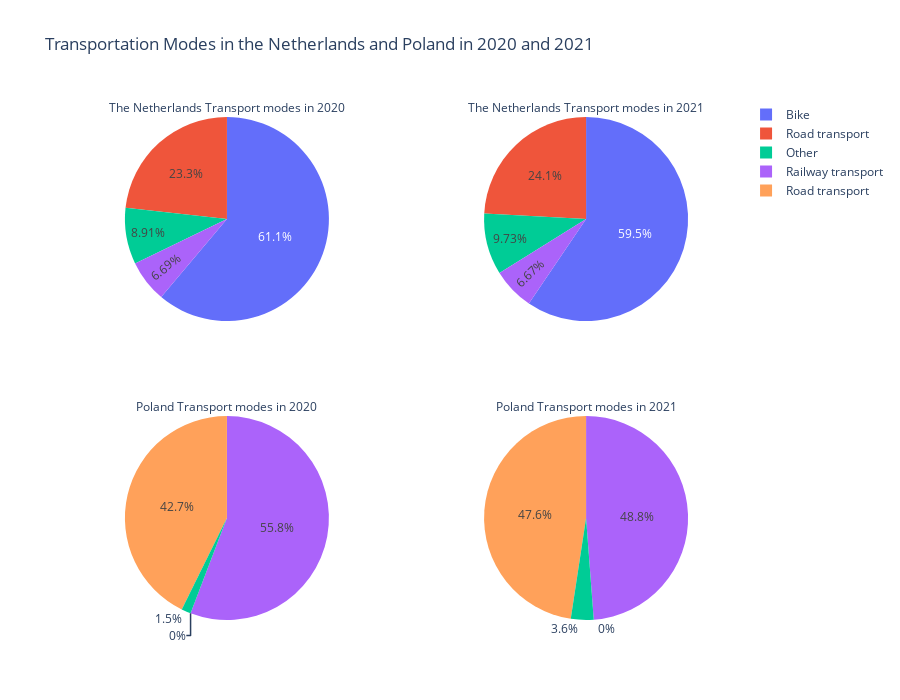

Write notebook code for a chart like this one.
### Code cell
df1 = mode_percentage[
    (mode_percentage['Year'] == '2020') &
    (mode_percentage['Country'] == 'The Netherlands')]

df2 = mode_percentage[
    (mode_percentage['Year'] == '2021') &
    (mode_percentage['Country'] == 'The Netherlands')]

df3 = mode_percentage[
    (mode_percentage['Year'] == '2020') &
    (mode_percentage['Country'] == 'Poland')]

df4 = mode_percentage[
    (mode_percentage['Year'] == '2021') &
    (mode_percentage['Country'] == 'Poland')]

fig = make_subplots(rows=2, cols=2, specs=[[{"type": "pie"}, {"type": "pie"}],[{"type": "pie"},{"type": "pie"}]])

fig.add_trace(go.Pie(
     values = df1['Percentage'],
     labels = df1['Travel Modes'],
     domain = dict(x=[0, 0.5], y=[0, 0.5]),
     title = "The Netherlands Transport modes in 2020"), 
     row=1, col=1)

fig.add_trace(go.Pie(
     values = df2['Percentage'],
     labels = df2['Travel Modes'],
     domain = dict(x=[0.5, 1], y=[0, 0.5]),
     title = "The Netherlands Transport modes in 2021"), 
     row=1, col=2)

fig.add_trace(go.Pie(
     values = df3['Percentage'],
     labels = df3['Travel Modes'],
     domain = dict(x=[0, 0.5], y=[0.5, 1]),
     title = "Poland Transport modes in 2020"), 
     row=2, col=1)

fig.add_trace(go.Pie(
     values = df4['Percentage'],
     labels = df4['Travel Modes'],
     domain = dict(x=[0.5, 1], y=[0.5, 1]),
     title = "Poland Transport modes in 2021"), 
     row=2, col=2)

fig.update_layout(height=700, width=900, title_text="Transportation Modes in the Netherlands and Poland in 2020 and 2021")
fig.show()

### Figure 1 — Plotly figure (JSON) as saved in the notebook; plotly's stock layout.template omitted (floating-point values rounded to 4 significant figures)
{"data": [{"domain": {"x": [0, 0.45], "y": [0.575, 1]}, "labels": ["Bike", "Other", "Road transport", "Railway transport"], "title": {"text": "The Netherlands Transport modes in 2020"}, "type": "pie", "values": ["61.14", "8.91", "23.26", "6.69"]}, {"domain": {"x": [0.55, 1], "y": [0.575, 1]}, "labels": ["Bike", "Other", "Road transport", "Railway transport"], "title": {"text": "The Netherlands Transport modes in 2021"}, "type": "pie", "values": ["59.47", "9.73", "24.13", "6.67"]}, {"domain": {"x": [0, 0.45], "y": [0, 0.425]}, "labels": ["Railway transport", "Road transport  ", "Other", "Bike"], "title": {"text": "Poland Transport modes in 2020"}, "type": "pie", "values": [55.8, 42.7, 1.5, 0]}, {"domain": {"x": [0.55, 1], "y": [0, 0.425]}, "labels": ["Railway transport", "Road transport  ", "Other", "Bike"], "title": {"text": "Poland Transport modes in 2021"}, "type": "pie", "values": [48.8, 47.6, 3.6, 0]}], "layout": {"height": 700, "title": {"text": "Transportation Modes in the Netherlands and Poland in 2020 and 2021"}, "width": 900}}
